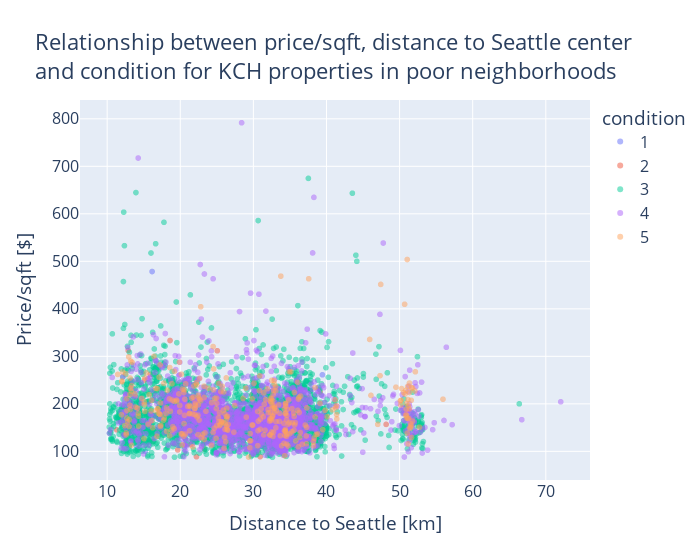

Notebook cell for this chart:
### Markdown cell above
Only from looking at it, there does not seem to be any kind of meaningful correlation between years since renovation and $price/ft^2$. With only few properties with condition 5 and <4, there is not much information to draw from on a possible relationship between condition and $price/ft^2$. From what there is to observe, there doesn't seem to be a clear relationship.

### Code cell
# Create a scatter plot on relationship between price/sqft, distance to Seattle and condition
fig = px.scatter(data_frame=df, x='dist_to_seattle', y='price_sqft_living',
                 color='condition', title='Relationship between price/sqft, distance to Seattle center<br>and condition '
                 'for KCH properties in poor neighborhoods',
                 labels=dict(dist_to_seattle='Distance to Seattle [km]',
                             price_sqft_living='Price/sqft [$]'),
                             opacity=.5, width=700,
                             category_orders=dict(condition=[1,2,3,4,5]))
fig.update_layout(font=dict(size=16))

fig.show()

### Figure 1 — Plotly figure (JSON) as saved in the notebook; plotly's stock layout.template omitted (floating-point values rounded to 4 significant figures; data arrays with more than 128 entries replaced by an {"elided": "..."} marker saying what was removed)
{"data": [{"hovertemplate": "condition=1<br>Distance to Seattle [km]=%{x}<br>Price/sqft [$]=%{y}<extra></extra>", "legendgroup": "1", "marker": {"color": "#636efa", "opacity": 0.5, "symbol": "circle"}, "mode": "markers", "name": "1", "showlegend": true, "type": "scattergl", "x": [25.26, 16.14, 15.22, 39.44, 34.67, 14.0], "xaxis": "x", "y": [243.6, 478.5, 100, 261.1, 176.5, 111.0], "yaxis": "y"}, {"hovertemplate": "condition=2<br>Distance to Seattle [km]=%{x}<br>Price/sqft [$]=%{y}<extra></extra>", "legendgroup": "2", "marker": {"color": "#EF553B", "opacity": 0.5, "symbol": "circle"}, "mode": "markers", "name": "2", "showlegend": true, "type": "scattergl", "x": [30.49, 37.66, 33.98, 14.3, 21.41, 30.66, 30.64, 32.58, 19.88, 22.7, 21.54, 19.66, 20.83, 23.02, 29.85, 21.93, 32.73, 38.18, 28.19, 33.32, 24.35, 13.53, 38.07, 39.12, 22.21, 12.53, 12.87, 33.19, 19.03, 27.1, 23.32, 21.08, 30.93, 13.85, 25.06, 21.6, 34.41, 31.34, 38.87, 26.95, 14.52, 16.27, 29.84, 33.87, 37.94, 34.15, 11.31, 48.16, 33.46, 35.21, 15.15, 37.47, 15.11, 34.09, 18.6, 15.91, 28.36], "xaxis": "x", "y": [196.7, 125.9, 186, 158.7, 114.2, 174.8, 100.6, 187.5, 163.5, 210.0, 134.0, 103.1, 156.7, 168.0, 102.1, 176.7, 113.3, 147.4, 156.2, 121.2, 199.4, 162, 149.6, 225, 88.79, 146.4, 312.5, 160.5, 223.7, 128.1, 104.6, 142.1, 88.82, 215.2, 311.7, 200, 209.5, 210.4, 156.2, 119.9, 202.2, 120.7, 218.9, 159.6, 173.9, 130.6, 145.4, 156.8, 107.6, 114.3, 250, 212.9, 156.9, 123.9, 333.3, 262.2, 189.5], "yaxis": "y"}, {"hovertemplate": "condition=3<br>Distance to Seattle [km]=%{x}<br>Price/sqft [$]=%{y}<extra></extra>", "legendgroup": "3", "marker": {"color": "#00cc96", "opacity": 0.5, "symbol": "circle"}, "mode": "markers", "name": "3", "showlegend": true, "type": "scattergl", "x": {"elided": "4261 float values"}, "xaxis": "x", "y": {"elided": "4261 float values"}, "yaxis": "y"}, {"hovertemplate": "condition=4<br>Distance to Seattle [km]=%{x}<br>Price/sqft [$]=%{y}<extra></extra>", "legendgroup": "4", "marker": {"color": "#ab63fa", "opacity": 0.5, "symbol": "circle"}, "mode": "markers", "name": "4", "showlegend": true, "type": "scattergl", "x": {"elided": "1760 float values"}, "xaxis": "x", "y": {"elided": "1760 float values"}, "yaxis": "y"}, {"hovertemplate": "condition=5<br>Distance to Seattle [km]=%{x}<br>Price/sqft [$]=%{y}<extra></extra>", "legendgroup": "5", "marker": {"color": "#FFA15A", "opacity": 0.5, "symbol": "circle"}, "mode": "markers", "name": "5", "showlegend": true, "type": "scattergl", "x": {"elided": "360 float values"}, "xaxis": "x", "y": {"elided": "360 float values"}, "yaxis": "y"}], "layout": {"font": {"size": 16}, "legend": {"title": {"text": "condition"}, "tracegroupgap": 0}, "title": {"text": "Relationship between price/sqft, distance to Seattle center<br>and condition for KCH properties in poor neighborhoods"}, "width": 700, "xaxis": {"anchor": "y", "domain": [0, 1], "title": {"text": "Distance to Seattle [km]"}}, "yaxis": {"anchor": "x", "domain": [0, 1], "title": {"text": "Price/sqft [$]"}}}}
